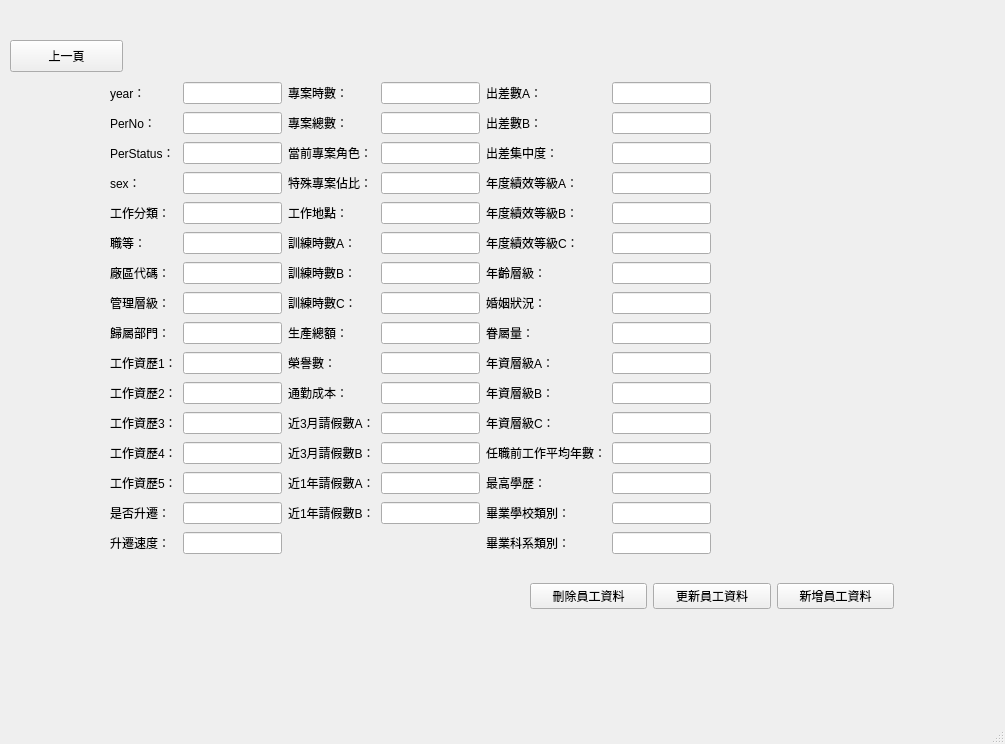
<?xml version="1.0" encoding="UTF-8"?>
<ui version="4.0">
 <class>MainWindow</class>
 <widget class="QMainWindow" name="MainWindow">
  <property name="geometry">
   <rect>
    <x>0</x>
    <y>0</y>
    <width>1005</width>
    <height>744</height>
   </rect>
  </property>
  <property name="windowTitle">
   <string>MainWindow</string>
  </property>
  <widget class="QWidget" name="centralwidget">
   <widget class="QPushButton" name="previous_page">
    <property name="geometry">
     <rect>
      <x>10</x>
      <y>40</y>
      <width>113</width>
      <height>32</height>
     </rect>
    </property>
    <property name="text">
     <string>上一頁</string>
    </property>
   </widget>
   <widget class="QWidget" name="layoutWidget">
    <property name="geometry">
     <rect>
      <x>110</x>
      <y>80</y>
      <width>601</width>
      <height>488</height>
     </rect>
    </property>
    <layout class="QGridLayout" name="gridLayout">
     <item row="1" column="0">
      <widget class="QLabel" name="label_2">
       <property name="text">
        <string>PerNo：</string>
       </property>
      </widget>
     </item>
     <item row="2" column="0">
      <widget class="QLabel" name="label_3">
       <property name="text">
        <string>PerStatus：</string>
       </property>
      </widget>
     </item>
     <item row="0" column="5">
      <widget class="QLineEdit" name="BusinessTripA"/>
     </item>
     <item row="0" column="3">
      <widget class="QLineEdit" name="ProjectHours"/>
     </item>
     <item row="2" column="1">
      <widget class="QLineEdit" name="PerStatus"/>
     </item>
     <item row="0" column="2">
      <widget class="QLabel" name="label_14">
       <property name="text">
        <string>專案時數：</string>
       </property>
      </widget>
     </item>
     <item row="1" column="3">
      <widget class="QLineEdit" name="ProjectTotal"/>
     </item>
     <item row="0" column="4">
      <widget class="QLabel" name="label_30">
       <property name="text">
        <string>出差數A：</string>
       </property>
      </widget>
     </item>
     <item row="1" column="2">
      <widget class="QLabel" name="label_15">
       <property name="text">
        <string>專案總數：</string>
       </property>
      </widget>
     </item>
     <item row="1" column="1">
      <widget class="QLineEdit" name="PerNo"/>
     </item>
     <item row="1" column="4">
      <widget class="QLabel" name="label_32">
       <property name="text">
        <string>出差數B：</string>
       </property>
      </widget>
     </item>
     <item row="0" column="1">
      <widget class="QLineEdit" name="Year"/>
     </item>
     <item row="1" column="5">
      <widget class="QLineEdit" name="BusinessTripB"/>
     </item>
     <item row="0" column="0">
      <widget class="QLabel" name="label">
       <property name="text">
        <string>year：</string>
       </property>
      </widget>
     </item>
     <item row="10" column="5">
      <widget class="QLineEdit" name="SeniorityB"/>
     </item>
     <item row="10" column="4">
      <widget class="QLabel" name="label_68">
       <property name="text">
        <string>年資層級B：</string>
       </property>
      </widget>
     </item>
     <item row="9" column="2">
      <widget class="QLabel" name="label_23">
       <property name="text">
        <string>榮譽數：</string>
       </property>
      </widget>
     </item>
     <item row="10" column="1">
      <widget class="QLineEdit" name="WorkQualifications2"/>
     </item>
     <item row="10" column="0">
      <widget class="QLabel" name="label_10">
       <property name="text">
        <string>工作資歷2：</string>
       </property>
      </widget>
     </item>
     <item row="10" column="2">
      <widget class="QLabel" name="label_39">
       <property name="text">
        <string>通勤成本：</string>
       </property>
      </widget>
     </item>
     <item row="10" column="3">
      <widget class="QLineEdit" name="CommutingCosts"/>
     </item>
     <item row="9" column="3">
      <widget class="QLineEdit" name="NumberOfHonors"/>
     </item>
     <item row="9" column="5">
      <widget class="QLineEdit" name="SeniorityA"/>
     </item>
     <item row="9" column="4">
      <widget class="QLabel" name="label_66">
       <property name="text">
        <string>年資層級A：</string>
       </property>
      </widget>
     </item>
     <item row="9" column="1">
      <widget class="QLineEdit" name="WorkQualifications1"/>
     </item>
     <item row="11" column="2">
      <widget class="QLabel" name="label_26">
       <property name="text">
        <string>近3月請假數A：</string>
       </property>
      </widget>
     </item>
     <item row="11" column="1">
      <widget class="QLineEdit" name="WorkQualifications3"/>
     </item>
     <item row="11" column="0">
      <widget class="QLabel" name="label_11">
       <property name="text">
        <string>工作資歷3：</string>
       </property>
      </widget>
     </item>
     <item row="15" column="5">
      <widget class="QLineEdit" name="Department"/>
     </item>
     <item row="15" column="4">
      <widget class="QLabel" name="label_72">
       <property name="text">
        <string>畢業科系類別：</string>
       </property>
      </widget>
     </item>
     <item row="15" column="1">
      <widget class="QLineEdit" name="PromotedSpeed"/>
     </item>
     <item row="13" column="4">
      <widget class="QLabel" name="label_70">
       <property name="text">
        <string>最高學歷：</string>
       </property>
      </widget>
     </item>
     <item row="13" column="5">
      <widget class="QLineEdit" name="Education"/>
     </item>
     <item row="15" column="0">
      <widget class="QLabel" name="label_25">
       <property name="text">
        <string>升遷速度：</string>
       </property>
      </widget>
     </item>
     <item row="14" column="1">
      <widget class="QLineEdit" name="WhetherPromoted"/>
     </item>
     <item row="14" column="3">
      <widget class="QLineEdit" name="LeaveYearB"/>
     </item>
     <item row="13" column="3">
      <widget class="QLineEdit" name="LeaveYearA"/>
     </item>
     <item row="13" column="0">
      <widget class="QLabel" name="label_13">
       <property name="text">
        <string>工作資歷5：</string>
       </property>
      </widget>
     </item>
     <item row="12" column="3">
      <widget class="QLineEdit" name="Leave3B"/>
     </item>
     <item row="14" column="5">
      <widget class="QLineEdit" name="School"/>
     </item>
     <item row="12" column="1">
      <widget class="QLineEdit" name="WorkQualifications4"/>
     </item>
     <item row="14" column="2">
      <widget class="QLabel" name="label_29">
       <property name="text">
        <string>近1年請假數B：</string>
       </property>
      </widget>
     </item>
     <item row="11" column="4">
      <widget class="QLabel" name="label_67">
       <property name="text">
        <string>年資層級C：</string>
       </property>
      </widget>
     </item>
     <item row="12" column="4">
      <widget class="QLabel" name="label_69">
       <property name="text">
        <string>任職前工作平均年數：</string>
       </property>
      </widget>
     </item>
     <item row="12" column="0">
      <widget class="QLabel" name="label_12">
       <property name="text">
        <string>工作資歷4：</string>
       </property>
      </widget>
     </item>
     <item row="13" column="1">
      <widget class="QLineEdit" name="WorkQualifications5"/>
     </item>
     <item row="14" column="4">
      <widget class="QLabel" name="label_71">
       <property name="text">
        <string>畢業學校類別：</string>
       </property>
      </widget>
     </item>
     <item row="11" column="5">
      <widget class="QLineEdit" name="SeniorityC"/>
     </item>
     <item row="12" column="5">
      <widget class="QLineEdit" name="AverageYear"/>
     </item>
     <item row="11" column="3">
      <widget class="QLineEdit" name="Leave3A"/>
     </item>
     <item row="14" column="0">
      <widget class="QLabel" name="label_24">
       <property name="text">
        <string>是否升遷：</string>
       </property>
      </widget>
     </item>
     <item row="3" column="3">
      <widget class="QLineEdit" name="ProportionOfSpecialProject"/>
     </item>
     <item row="3" column="2">
      <widget class="QLabel" name="label_17">
       <property name="text">
        <string>特殊專案佔比：</string>
       </property>
      </widget>
     </item>
     <item row="3" column="1">
      <widget class="QLineEdit" name="Sex"/>
     </item>
     <item row="3" column="0">
      <widget class="QLabel" name="label_4">
       <property name="layoutDirection">
        <enum>Qt::LeftToRight</enum>
       </property>
       <property name="text">
        <string>sex：</string>
       </property>
      </widget>
     </item>
     <item row="2" column="4">
      <widget class="QLabel" name="label_31">
       <property name="text">
        <string>出差集中度：</string>
       </property>
      </widget>
     </item>
     <item row="2" column="3">
      <widget class="QLineEdit" name="CurrentProjectRole"/>
     </item>
     <item row="2" column="2">
      <widget class="QLabel" name="label_16">
       <property name="text">
        <string>當前專案角色：</string>
       </property>
      </widget>
     </item>
     <item row="2" column="5">
      <widget class="QLineEdit" name="BusinessTripConcentration"/>
     </item>
     <item row="5" column="5">
      <widget class="QLineEdit" name="AnnualPerformanceGradeC"/>
     </item>
     <item row="4" column="2">
      <widget class="QLabel" name="label_18">
       <property name="text">
        <string>工作地點：</string>
       </property>
      </widget>
     </item>
     <item row="3" column="4">
      <widget class="QLabel" name="label_33">
       <property name="text">
        <string>年度績效等級A：</string>
       </property>
      </widget>
     </item>
     <item row="5" column="3">
      <widget class="QLineEdit" name="TrainingHoursA"/>
     </item>
     <item row="5" column="1">
      <widget class="QLineEdit" name="Grade"/>
     </item>
     <item row="4" column="4">
      <widget class="QLabel" name="label_34">
       <property name="text">
        <string>年度績效等級B：</string>
       </property>
      </widget>
     </item>
     <item row="4" column="1">
      <widget class="QLineEdit" name="Job_classification"/>
     </item>
     <item row="4" column="5">
      <widget class="QLineEdit" name="AnnualPerformanceGradeB"/>
     </item>
     <item row="5" column="4">
      <widget class="QLabel" name="label_35">
       <property name="text">
        <string>年度績效等級C：</string>
       </property>
      </widget>
     </item>
     <item row="5" column="0">
      <widget class="QLabel" name="label_6">
       <property name="text">
        <string>職等：</string>
       </property>
      </widget>
     </item>
     <item row="5" column="2">
      <widget class="QLabel" name="label_19">
       <property name="text">
        <string>訓練時數A：</string>
       </property>
      </widget>
     </item>
     <item row="4" column="0">
      <widget class="QLabel" name="label_5">
       <property name="text">
        <string>工作分類：</string>
       </property>
      </widget>
     </item>
     <item row="3" column="5">
      <widget class="QLineEdit" name="AnnualPerformanceGradeA"/>
     </item>
     <item row="4" column="3">
      <widget class="QLineEdit" name="WorkPlace"/>
     </item>
     <item row="6" column="2">
      <widget class="QLabel" name="label_20">
       <property name="text">
        <string>訓練時數B：</string>
       </property>
      </widget>
     </item>
     <item row="6" column="3">
      <widget class="QLineEdit" name="TrainingHoursB"/>
     </item>
     <item row="6" column="1">
      <widget class="QLineEdit" name="FactoryCode"/>
     </item>
     <item row="6" column="4">
      <widget class="QLabel" name="Label_n">
       <property name="text">
        <string>年齡層級：</string>
       </property>
      </widget>
     </item>
     <item row="6" column="0">
      <widget class="QLabel" name="label_7">
       <property name="text">
        <string>廠區代碼：</string>
       </property>
      </widget>
     </item>
     <item row="9" column="0">
      <widget class="QLabel" name="label_9">
       <property name="text">
        <string>工作資歷1：</string>
       </property>
      </widget>
     </item>
     <item row="8" column="4">
      <widget class="QLabel" name="label_38">
       <property name="text">
        <string>眷屬量：</string>
       </property>
      </widget>
     </item>
     <item row="8" column="3">
      <widget class="QLineEdit" name="TotalProduction"/>
     </item>
     <item row="8" column="2">
      <widget class="QLabel" name="labeln">
       <property name="text">
        <string>生產總額：</string>
       </property>
      </widget>
     </item>
     <item row="8" column="5">
      <widget class="QLineEdit" name="Dependents"/>
     </item>
     <item row="8" column="0">
      <widget class="QLabel" name="label_73">
       <property name="text">
        <string>歸屬部門：</string>
       </property>
      </widget>
     </item>
     <item row="8" column="1">
      <widget class="QLineEdit" name="BelongingDepartment"/>
     </item>
     <item row="7" column="3">
      <widget class="QLineEdit" name="TrainingHoursC"/>
     </item>
     <item row="7" column="5">
      <widget class="QLineEdit" name="MaritalStatus"/>
     </item>
     <item row="7" column="4">
      <widget class="QLabel" name="label_37">
       <property name="text">
        <string>婚姻狀況：</string>
       </property>
      </widget>
     </item>
     <item row="7" column="0">
      <widget class="QLabel" name="label_8">
       <property name="text">
        <string>管理層級：</string>
       </property>
      </widget>
     </item>
     <item row="7" column="2">
      <widget class="QLabel" name="label_21">
       <property name="text">
        <string>訓練時數C：</string>
       </property>
      </widget>
     </item>
     <item row="7" column="1">
      <widget class="QLineEdit" name="ManageLevel"/>
     </item>
     <item row="6" column="5">
      <widget class="QLineEdit" name="AgeLevel"/>
     </item>
     <item row="12" column="2">
      <widget class="QLabel" name="label_28">
       <property name="text">
        <string>近3月請假數B：</string>
       </property>
      </widget>
     </item>
     <item row="13" column="2">
      <widget class="QLabel" name="label_27">
       <property name="text">
        <string>近1年請假數A：</string>
       </property>
      </widget>
     </item>
    </layout>
   </widget>
   <widget class="QWidget" name="layoutWidget_2">
    <property name="geometry">
     <rect>
      <x>530</x>
      <y>580</y>
      <width>364</width>
      <height>32</height>
     </rect>
    </property>
    <layout class="QGridLayout" name="gridLayout_2">
     <item row="0" column="0">
      <widget class="QPushButton" name="delet_employee_information">
       <property name="text">
        <string>刪除員工資料</string>
       </property>
      </widget>
     </item>
     <item row="0" column="1">
      <widget class="QPushButton" name="update_employee_information">
       <property name="text">
        <string>更新員工資料</string>
       </property>
      </widget>
     </item>
     <item row="0" column="2">
      <widget class="QPushButton" name="add_employee_information">
       <property name="text">
        <string>新增員工資料</string>
       </property>
      </widget>
     </item>
    </layout>
   </widget>
   <widget class="QLabel" name="success">
    <property name="geometry">
     <rect>
      <x>180</x>
      <y>590</y>
      <width>321</width>
      <height>41</height>
     </rect>
    </property>
    <property name="text">
     <string/>
    </property>
   </widget>
  </widget>
  <widget class="QMenuBar" name="menubar">
   <property name="geometry">
    <rect>
     <x>0</x>
     <y>0</y>
     <width>1005</width>
     <height>24</height>
    </rect>
   </property>
  </widget>
  <widget class="QStatusBar" name="statusbar"/>
 </widget>
 <resources/>
 <connections/>
</ui>
